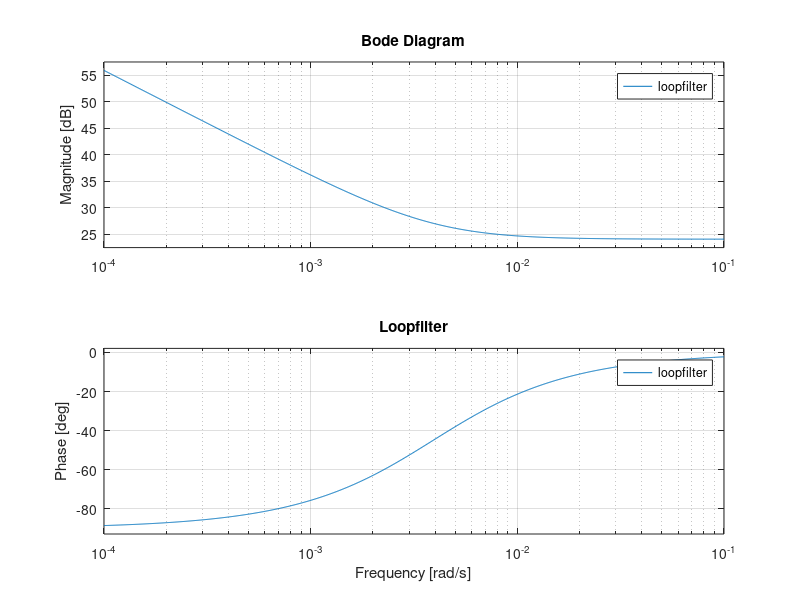
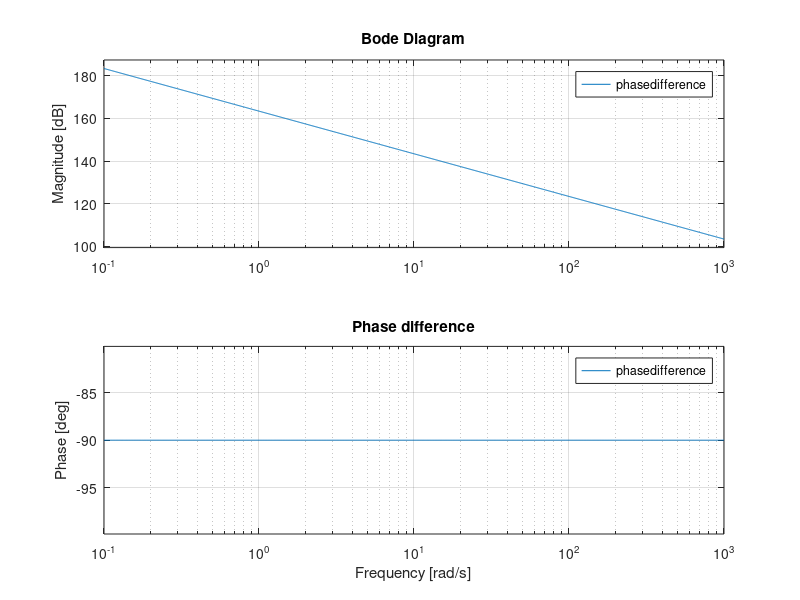
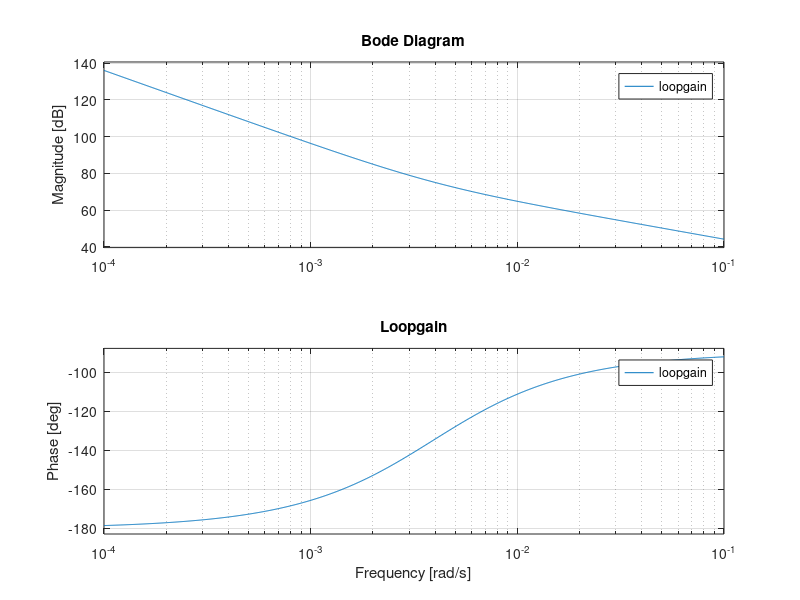

These figures' MATLAB source, in order:
clear;

Ga = 1/16;      %I-led
Gb = 16;         %P-led

Ts=1/148.5e6; %Clockcycle for phasedetector
Kv=(90e-6);
Ur = 62500;

loopfilter = ss(0,1,Ga,Gb);

Gdac = 2^-16*5;

ppsgenerator = Kv;

phasedifference = ss(0,1,1/Ts,0);

loopgain = phasedifference*loopfilter*Gdac*ppsgenerator;

figure(1)
bode(loopfilter)
title('Loopfilter')
grid on
figure(2)
bode(phasedifference)
title('Phase difference')
grid on
figure(3)
bode(loopgain)
title('Loopgain')
grid on
% figure(4)
% w=logspace(-3,1,1000);
% semilogx(w,180/pi*angle(exp(-i*w/2)))
% title('Delay')
% grid on

